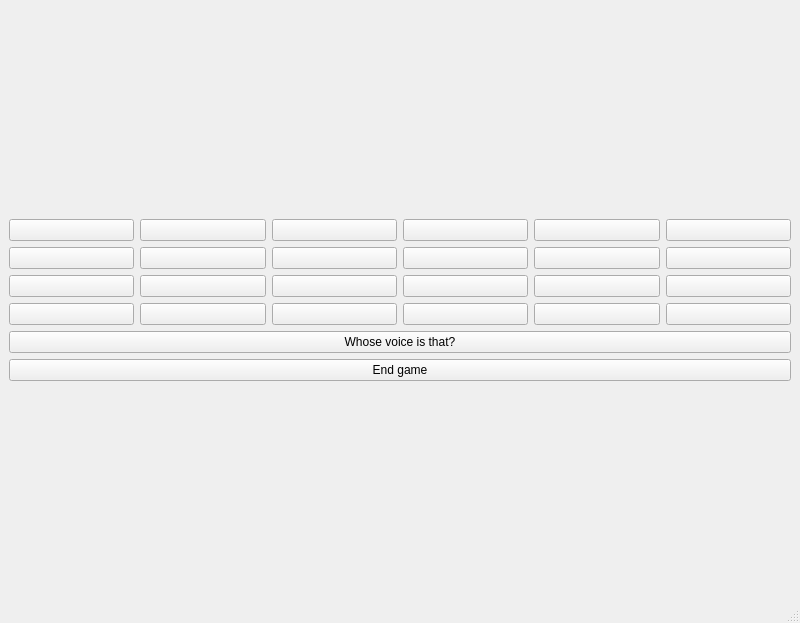
<?xml version="1.0" encoding="UTF-8"?>
<ui version="4.0">
 <class>MainWindow</class>
 <widget class="QMainWindow" name="MainWindow">
  <property name="geometry">
   <rect>
    <x>0</x>
    <y>0</y>
    <width>800</width>
    <height>623</height>
   </rect>
  </property>
  <property name="minimumSize">
   <size>
    <width>800</width>
    <height>530</height>
   </size>
  </property>
  <property name="windowTitle">
   <string>Animal Sounds</string>
  </property>
  <property name="windowIcon">
   <iconset resource="Res.qrc">
    <normaloff>:/new/prefix1/Files/cat.png</normaloff>:/new/prefix1/Files/cat.png</iconset>
  </property>
  <widget class="QWidget" name="centralwidget">
   <layout class="QGridLayout" name="gridLayout_2">
    <item row="0" column="0">
     <layout class="QVBoxLayout" name="verticalLayout_2">
      <item>
       <layout class="QGridLayout" name="gridLayout">
        <item row="3" column="4">
         <widget class="QPushButton" name="pushButton_wolf">
          <property name="toolTip">
           <string>&lt;html&gt;&lt;head/&gt;&lt;body&gt;&lt;p&gt;&lt;span style=&quot; font-size:10pt;&quot;&gt;Wolf&lt;/span&gt;&lt;/p&gt;&lt;/body&gt;&lt;/html&gt;</string>
          </property>
          <property name="text">
           <string/>
          </property>
          <property name="icon">
           <iconset resource="Res.qrc">
            <normaloff>:/new/prefix1/Files/wolf.png</normaloff>:/new/prefix1/Files/wolf.png</iconset>
          </property>
          <property name="iconSize">
           <size>
            <width>112</width>
            <height>112</height>
           </size>
          </property>
         </widget>
        </item>
        <item row="2" column="1">
         <widget class="QPushButton" name="pushButton_hippo">
          <property name="toolTip">
           <string>&lt;html&gt;&lt;head/&gt;&lt;body&gt;&lt;p&gt;&lt;span style=&quot; font-size:10pt;&quot;&gt;Hippopotamus&lt;/span&gt;&lt;/p&gt;&lt;/body&gt;&lt;/html&gt;</string>
          </property>
          <property name="text">
           <string/>
          </property>
          <property name="icon">
           <iconset resource="Res.qrc">
            <normaloff>:/new/prefix1/Files/hippopotamus.png</normaloff>:/new/prefix1/Files/hippopotamus.png</iconset>
          </property>
          <property name="iconSize">
           <size>
            <width>112</width>
            <height>112</height>
           </size>
          </property>
         </widget>
        </item>
        <item row="2" column="4">
         <widget class="QPushButton" name="pushButton_panda">
          <property name="toolTip">
           <string>&lt;html&gt;&lt;head/&gt;&lt;body&gt;&lt;p&gt;&lt;span style=&quot; font-size:10pt;&quot;&gt;Panda&lt;/span&gt;&lt;/p&gt;&lt;/body&gt;&lt;/html&gt;</string>
          </property>
          <property name="text">
           <string/>
          </property>
          <property name="icon">
           <iconset resource="Res.qrc">
            <normaloff>:/new/prefix1/Files/panda.png</normaloff>:/new/prefix1/Files/panda.png</iconset>
          </property>
          <property name="iconSize">
           <size>
            <width>112</width>
            <height>112</height>
           </size>
          </property>
         </widget>
        </item>
        <item row="3" column="1">
         <widget class="QPushButton" name="pushButton_rhinoceros">
          <property name="toolTip">
           <string>&lt;html&gt;&lt;head/&gt;&lt;body&gt;&lt;p&gt;&lt;span style=&quot; font-size:10pt;&quot;&gt;Rhinoceros&lt;/span&gt;&lt;/p&gt;&lt;/body&gt;&lt;/html&gt;</string>
          </property>
          <property name="text">
           <string/>
          </property>
          <property name="icon">
           <iconset resource="Res.qrc">
            <normaloff>:/new/prefix1/Files/rhinoceros.png</normaloff>:/new/prefix1/Files/rhinoceros.png</iconset>
          </property>
          <property name="iconSize">
           <size>
            <width>112</width>
            <height>112</height>
           </size>
          </property>
         </widget>
        </item>
        <item row="0" column="3">
         <widget class="QPushButton" name="pushButton_bee">
          <property name="toolTip">
           <string>&lt;html&gt;&lt;head/&gt;&lt;body&gt;&lt;p&gt;&lt;span style=&quot; font-size:10pt;&quot;&gt;Bee&lt;/span&gt;&lt;/p&gt;&lt;/body&gt;&lt;/html&gt;</string>
          </property>
          <property name="text">
           <string/>
          </property>
          <property name="icon">
           <iconset resource="Res.qrc">
            <normaloff>:/new/prefix1/Files/bee.png</normaloff>:/new/prefix1/Files/bee.png</iconset>
          </property>
          <property name="iconSize">
           <size>
            <width>112</width>
            <height>112</height>
           </size>
          </property>
         </widget>
        </item>
        <item row="2" column="3">
         <widget class="QPushButton" name="pushButton_lion">
          <property name="toolTip">
           <string>&lt;html&gt;&lt;head/&gt;&lt;body&gt;&lt;p&gt;&lt;span style=&quot; font-size:10pt;&quot;&gt;Lion&lt;/span&gt;&lt;/p&gt;&lt;/body&gt;&lt;/html&gt;</string>
          </property>
          <property name="text">
           <string/>
          </property>
          <property name="icon">
           <iconset resource="Res.qrc">
            <normaloff>:/new/prefix1/Files/lion.png</normaloff>:/new/prefix1/Files/lion.png</iconset>
          </property>
          <property name="iconSize">
           <size>
            <width>112</width>
            <height>112</height>
           </size>
          </property>
         </widget>
        </item>
        <item row="1" column="2">
         <widget class="QPushButton" name="pushButton_duck">
          <property name="toolTip">
           <string>&lt;html&gt;&lt;head/&gt;&lt;body&gt;&lt;p&gt;&lt;span style=&quot; font-size:10pt;&quot;&gt;Duck&lt;/span&gt;&lt;/p&gt;&lt;/body&gt;&lt;/html&gt;</string>
          </property>
          <property name="text">
           <string/>
          </property>
          <property name="icon">
           <iconset resource="Res.qrc">
            <normaloff>:/new/prefix1/Files/duck.png</normaloff>:/new/prefix1/Files/duck.png</iconset>
          </property>
          <property name="iconSize">
           <size>
            <width>112</width>
            <height>112</height>
           </size>
          </property>
         </widget>
        </item>
        <item row="1" column="5">
         <widget class="QPushButton" name="pushButton_guinea_pig">
          <property name="toolTip">
           <string>&lt;html&gt;&lt;head/&gt;&lt;body&gt;&lt;p&gt;&lt;span style=&quot; font-size:10pt;&quot;&gt;Guinea pig&lt;/span&gt;&lt;/p&gt;&lt;/body&gt;&lt;/html&gt;</string>
          </property>
          <property name="text">
           <string/>
          </property>
          <property name="icon">
           <iconset resource="Res.qrc">
            <normaloff>:/new/prefix1/Files/guinea-pig.png</normaloff>:/new/prefix1/Files/guinea-pig.png</iconset>
          </property>
          <property name="iconSize">
           <size>
            <width>112</width>
            <height>112</height>
           </size>
          </property>
         </widget>
        </item>
        <item row="0" column="2">
         <widget class="QPushButton" name="pushButton_antelope">
          <property name="toolTip">
           <string>&lt;html&gt;&lt;head/&gt;&lt;body&gt;&lt;p&gt;&lt;span style=&quot; font-size:10pt;&quot;&gt;Antelope&lt;/span&gt;&lt;/p&gt;&lt;/body&gt;&lt;/html&gt;</string>
          </property>
          <property name="text">
           <string/>
          </property>
          <property name="icon">
           <iconset resource="Res.qrc">
            <normaloff>:/new/prefix1/Files/antelope.png</normaloff>:/new/prefix1/Files/antelope.png</iconset>
          </property>
          <property name="iconSize">
           <size>
            <width>112</width>
            <height>112</height>
           </size>
          </property>
         </widget>
        </item>
        <item row="3" column="3">
         <widget class="QPushButton" name="pushButton_tiger">
          <property name="toolTip">
           <string>&lt;html&gt;&lt;head/&gt;&lt;body&gt;&lt;p&gt;&lt;span style=&quot; font-size:10pt;&quot;&gt;Tiger&lt;/span&gt;&lt;/p&gt;&lt;/body&gt;&lt;/html&gt;</string>
          </property>
          <property name="text">
           <string/>
          </property>
          <property name="icon">
           <iconset resource="Res.qrc">
            <normaloff>:/new/prefix1/Files/tiger.png</normaloff>:/new/prefix1/Files/tiger.png</iconset>
          </property>
          <property name="iconSize">
           <size>
            <width>112</width>
            <height>112</height>
           </size>
          </property>
         </widget>
        </item>
        <item row="1" column="0">
         <widget class="QPushButton" name="pushButton_cow">
          <property name="toolTip">
           <string>&lt;html&gt;&lt;head/&gt;&lt;body&gt;&lt;p&gt;&lt;span style=&quot; font-size:10pt;&quot;&gt;Cow&lt;/span&gt;&lt;/p&gt;&lt;/body&gt;&lt;/html&gt;</string>
          </property>
          <property name="text">
           <string/>
          </property>
          <property name="icon">
           <iconset resource="Res.qrc">
            <normaloff>:/new/prefix1/Files/cow.png</normaloff>:/new/prefix1/Files/cow.png</iconset>
          </property>
          <property name="iconSize">
           <size>
            <width>112</width>
            <height>112</height>
           </size>
          </property>
         </widget>
        </item>
        <item row="3" column="5">
         <widget class="QPushButton" name="pushButton_zebra">
          <property name="toolTip">
           <string>&lt;html&gt;&lt;head/&gt;&lt;body&gt;&lt;p&gt;&lt;span style=&quot; font-size:10pt;&quot;&gt;Zebra&lt;/span&gt;&lt;/p&gt;&lt;/body&gt;&lt;/html&gt;</string>
          </property>
          <property name="text">
           <string/>
          </property>
          <property name="icon">
           <iconset resource="Res.qrc">
            <normaloff>:/new/prefix1/Files/zebra.png</normaloff>:/new/prefix1/Files/zebra.png</iconset>
          </property>
          <property name="iconSize">
           <size>
            <width>112</width>
            <height>112</height>
           </size>
          </property>
         </widget>
        </item>
        <item row="2" column="5">
         <widget class="QPushButton" name="pushButton_penguin">
          <property name="toolTip">
           <string>&lt;html&gt;&lt;head/&gt;&lt;body&gt;&lt;p&gt;&lt;span style=&quot; font-size:10pt;&quot;&gt;Penguin&lt;/span&gt;&lt;/p&gt;&lt;/body&gt;&lt;/html&gt;</string>
          </property>
          <property name="text">
           <string/>
          </property>
          <property name="icon">
           <iconset resource="Res.qrc">
            <normaloff>:/new/prefix1/Files/penguin.png</normaloff>:/new/prefix1/Files/penguin.png</iconset>
          </property>
          <property name="iconSize">
           <size>
            <width>112</width>
            <height>112</height>
           </size>
          </property>
         </widget>
        </item>
        <item row="0" column="4">
         <widget class="QPushButton" name="pushButton_whale">
          <property name="toolTip">
           <string>&lt;html&gt;&lt;head/&gt;&lt;body&gt;&lt;p&gt;&lt;span style=&quot; font-size:10pt;&quot;&gt;Bowhead whale&lt;/span&gt;&lt;/p&gt;&lt;/body&gt;&lt;/html&gt;</string>
          </property>
          <property name="text">
           <string/>
          </property>
          <property name="icon">
           <iconset resource="Res.qrc">
            <normaloff>:/new/prefix1/Files/bowhead-whale.png</normaloff>:/new/prefix1/Files/bowhead-whale.png</iconset>
          </property>
          <property name="iconSize">
           <size>
            <width>112</width>
            <height>112</height>
           </size>
          </property>
         </widget>
        </item>
        <item row="3" column="2">
         <widget class="QPushButton" name="pushButton_swan">
          <property name="toolTip">
           <string>&lt;html&gt;&lt;head/&gt;&lt;body&gt;&lt;p&gt;&lt;span style=&quot; font-size:10pt;&quot;&gt;Swan&lt;/span&gt;&lt;/p&gt;&lt;/body&gt;&lt;/html&gt;</string>
          </property>
          <property name="text">
           <string/>
          </property>
          <property name="icon">
           <iconset resource="Res.qrc">
            <normaloff>:/new/prefix1/Files/swan.png</normaloff>:/new/prefix1/Files/swan.png</iconset>
          </property>
          <property name="iconSize">
           <size>
            <width>112</width>
            <height>112</height>
           </size>
          </property>
         </widget>
        </item>
        <item row="3" column="0">
         <widget class="QPushButton" name="pushButton_rattlesnake">
          <property name="toolTip">
           <string>&lt;html&gt;&lt;head/&gt;&lt;body&gt;&lt;p&gt;Rattlesnake&lt;/p&gt;&lt;/body&gt;&lt;/html&gt;</string>
          </property>
          <property name="text">
           <string/>
          </property>
          <property name="icon">
           <iconset resource="Res.qrc">
            <normaloff>:/new/prefix1/Files/rattlesnake.png</normaloff>:/new/prefix1/Files/rattlesnake.png</iconset>
          </property>
          <property name="iconSize">
           <size>
            <width>112</width>
            <height>112</height>
           </size>
          </property>
         </widget>
        </item>
        <item row="0" column="5">
         <widget class="QPushButton" name="pushButton_cat">
          <property name="toolTip">
           <string>&lt;html&gt;&lt;head/&gt;&lt;body&gt;&lt;p&gt;&lt;span style=&quot; font-size:10pt;&quot;&gt;Cat&lt;/span&gt;&lt;/p&gt;&lt;/body&gt;&lt;/html&gt;</string>
          </property>
          <property name="text">
           <string/>
          </property>
          <property name="icon">
           <iconset resource="Res.qrc">
            <normaloff>:/new/prefix1/Files/cat.png</normaloff>:/new/prefix1/Files/cat.png</iconset>
          </property>
          <property name="iconSize">
           <size>
            <width>112</width>
            <height>112</height>
           </size>
          </property>
         </widget>
        </item>
        <item row="1" column="1">
         <widget class="QPushButton" name="pushButton_crow">
          <property name="toolTip">
           <string>&lt;html&gt;&lt;head/&gt;&lt;body&gt;&lt;p&gt;Crow&lt;/p&gt;&lt;/body&gt;&lt;/html&gt;</string>
          </property>
          <property name="text">
           <string/>
          </property>
          <property name="icon">
           <iconset resource="Res.qrc">
            <normaloff>:/new/prefix1/Files/crow.png</normaloff>:/new/prefix1/Files/crow.png</iconset>
          </property>
          <property name="iconSize">
           <size>
            <width>112</width>
            <height>112</height>
           </size>
          </property>
         </widget>
        </item>
        <item row="2" column="2">
         <widget class="QPushButton" name="pushButton_horse">
          <property name="toolTip">
           <string>&lt;html&gt;&lt;head/&gt;&lt;body&gt;&lt;p&gt;&lt;span style=&quot; font-size:10pt;&quot;&gt;Horse&lt;/span&gt;&lt;/p&gt;&lt;/body&gt;&lt;/html&gt;</string>
          </property>
          <property name="text">
           <string/>
          </property>
          <property name="icon">
           <iconset resource="Res.qrc">
            <normaloff>:/new/prefix1/Files/horse.png</normaloff>:/new/prefix1/Files/horse.png</iconset>
          </property>
          <property name="iconSize">
           <size>
            <width>112</width>
            <height>112</height>
           </size>
          </property>
         </widget>
        </item>
        <item row="0" column="1">
         <widget class="QPushButton" name="pushButton_parrot">
          <property name="toolTip">
           <string>&lt;html&gt;&lt;head/&gt;&lt;body&gt;&lt;p&gt;&lt;span style=&quot; font-size:10pt;&quot;&gt;African grey parrot&lt;/span&gt;&lt;/p&gt;&lt;/body&gt;&lt;/html&gt;</string>
          </property>
          <property name="text">
           <string/>
          </property>
          <property name="icon">
           <iconset resource="Res.qrc">
            <normaloff>:/new/prefix1/Files/african-grey-parrot.png</normaloff>:/new/prefix1/Files/african-grey-parrot.png</iconset>
          </property>
          <property name="iconSize">
           <size>
            <width>112</width>
            <height>112</height>
           </size>
          </property>
         </widget>
        </item>
        <item row="0" column="0">
         <widget class="QPushButton" name="pushButton_camel">
          <property name="toolTip">
           <string>&lt;html&gt;&lt;head/&gt;&lt;body&gt;&lt;p&gt;&lt;span style=&quot; font-size:10pt;&quot;&gt;Camel&lt;/span&gt;&lt;/p&gt;&lt;/body&gt;&lt;/html&gt;</string>
          </property>
          <property name="text">
           <string/>
          </property>
          <property name="icon">
           <iconset resource="Res.qrc">
            <normaloff>:/new/prefix1/Files/camel.png</normaloff>:/new/prefix1/Files/camel.png</iconset>
          </property>
          <property name="iconSize">
           <size>
            <width>112</width>
            <height>112</height>
           </size>
          </property>
         </widget>
        </item>
        <item row="2" column="0">
         <widget class="QPushButton" name="pushButton_hedgehog">
          <property name="toolTip">
           <string>&lt;html&gt;&lt;head/&gt;&lt;body&gt;&lt;p&gt;&lt;span style=&quot; font-size:10pt;&quot;&gt;Hedgehog&lt;/span&gt;&lt;/p&gt;&lt;/body&gt;&lt;/html&gt;</string>
          </property>
          <property name="text">
           <string/>
          </property>
          <property name="icon">
           <iconset resource="Res.qrc">
            <normaloff>:/new/prefix1/Files/hedgehog.png</normaloff>:/new/prefix1/Files/hedgehog.png</iconset>
          </property>
          <property name="iconSize">
           <size>
            <width>112</width>
            <height>112</height>
           </size>
          </property>
         </widget>
        </item>
        <item row="1" column="4">
         <widget class="QPushButton" name="pushButton_giraffe">
          <property name="toolTip">
           <string>&lt;html&gt;&lt;head/&gt;&lt;body&gt;&lt;p&gt;&lt;span style=&quot; font-size:10pt;&quot;&gt;Giraffe&lt;/span&gt;&lt;/p&gt;&lt;/body&gt;&lt;/html&gt;</string>
          </property>
          <property name="text">
           <string/>
          </property>
          <property name="icon">
           <iconset resource="Res.qrc">
            <normaloff>:/new/prefix1/Files/giraffe.png</normaloff>:/new/prefix1/Files/giraffe.png</iconset>
          </property>
          <property name="iconSize">
           <size>
            <width>112</width>
            <height>112</height>
           </size>
          </property>
         </widget>
        </item>
        <item row="1" column="3">
         <widget class="QPushButton" name="pushButton_frog">
          <property name="toolTip">
           <string>&lt;html&gt;&lt;head/&gt;&lt;body&gt;&lt;p&gt;&lt;span style=&quot; font-size:10pt;&quot;&gt;Frog&lt;/span&gt;&lt;/p&gt;&lt;/body&gt;&lt;/html&gt;</string>
          </property>
          <property name="text">
           <string/>
          </property>
          <property name="icon">
           <iconset resource="Res.qrc">
            <normaloff>:/new/prefix1/Files/frog.png</normaloff>:/new/prefix1/Files/frog.png</iconset>
          </property>
          <property name="iconSize">
           <size>
            <width>112</width>
            <height>112</height>
           </size>
          </property>
         </widget>
        </item>
       </layout>
      </item>
      <item>
       <layout class="QVBoxLayout" name="verticalLayout">
        <item>
         <widget class="QPushButton" name="pushButton_game">
          <property name="text">
           <string>Whose voice is that?</string>
          </property>
         </widget>
        </item>
        <item>
         <widget class="QPushButton" name="pushButton_game_end">
          <property name="text">
           <string>End game</string>
          </property>
         </widget>
        </item>
       </layout>
      </item>
     </layout>
    </item>
   </layout>
  </widget>
  <widget class="QMenuBar" name="menubar">
   <property name="geometry">
    <rect>
     <x>0</x>
     <y>0</y>
     <width>800</width>
     <height>22</height>
    </rect>
   </property>
  </widget>
  <widget class="QStatusBar" name="statusbar"/>
 </widget>
 <resources>
  <include location="Res.qrc"/>
 </resources>
 <connections/>
</ui>
